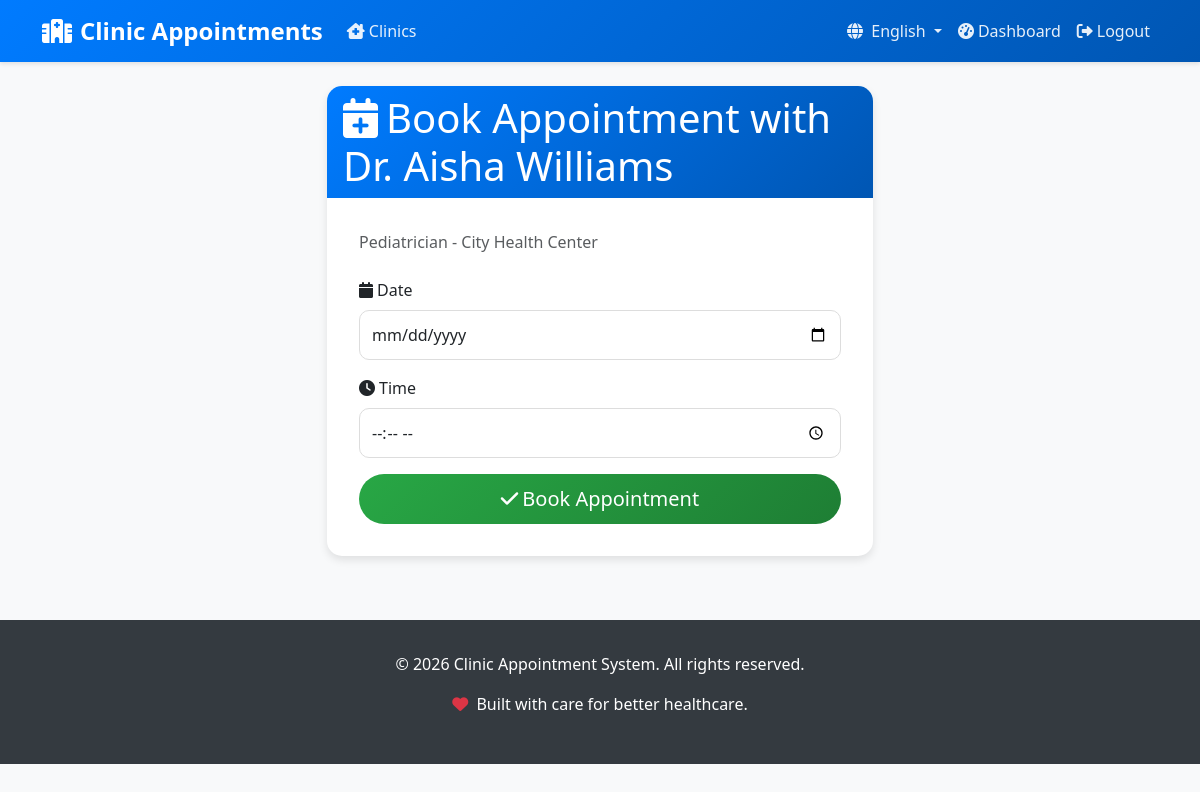
/doctors/6/book/ (signed in), run on an earlier commit of the app's database.
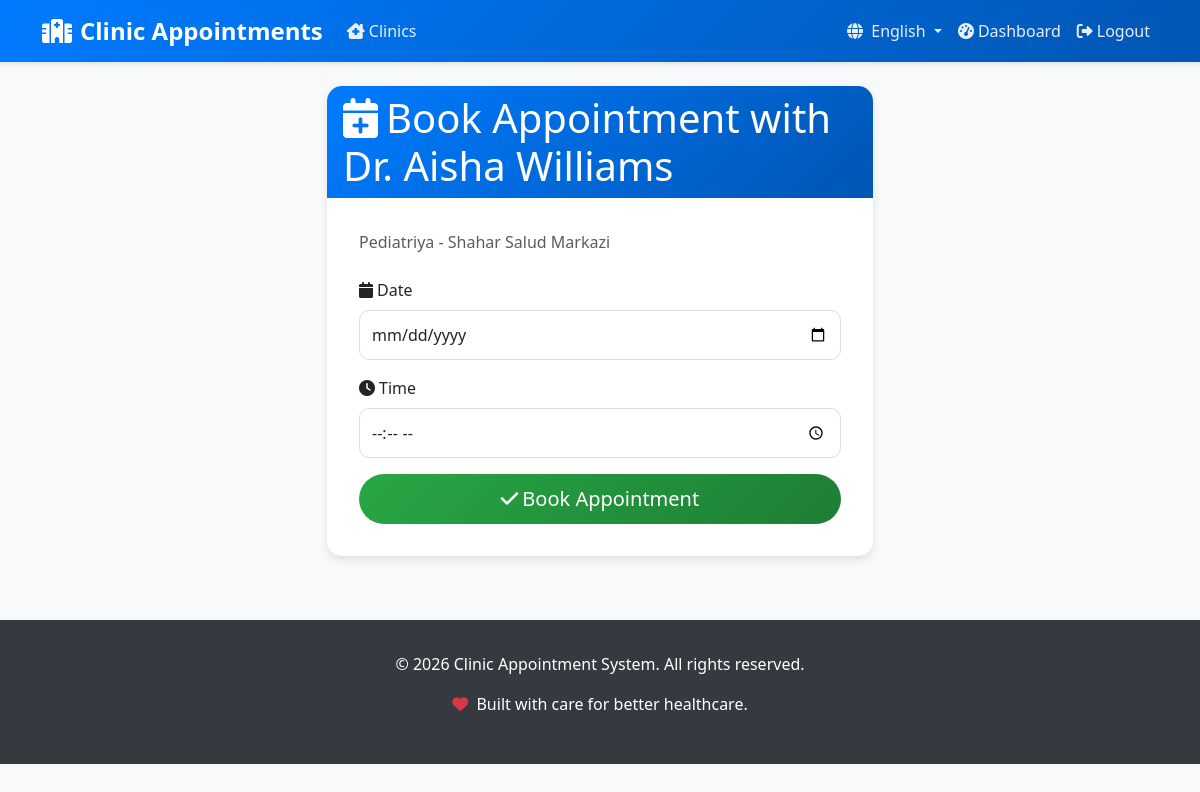
And on a later commit of the database.
### clinic/models.py (models this page shows, shortened)
class Doctor(models.Model):
    name = models.CharField(_('Name'), max_length=100)
    specialty = models.CharField(_('Specialty'), max_length=100)
    clinic = models.ForeignKey(Clinic, on_delete=models.CASCADE, verbose_name=_('Clinic'))
    class Meta:
        verbose_name = _('Doctor')
        verbose_name_plural = _('Doctors')

class Clinic(models.Model):
    name = models.CharField(_('Name'), max_length=100)
    address = models.TextField(_('Address'))
    description = models.TextField(_('Description'), blank=True)
    class Meta:
        verbose_name = _('Clinic')
        verbose_name_plural = _('Clinics')

### clinic/views.py (the view)
# urls.py: path('doctors/<int:doctor_id>/book/', views.book_appointment, name='book_appointment'),
@login_required
def book_appointment(request, doctor_id):
    doctor = get_object_or_404(Doctor, id=doctor_id)
    if request.method == 'POST':
        form = AppointmentForm(request.POST)
        if form.is_valid():
            appointment = form.save(commit=False)
            appointment.user = request.user
            appointment.doctor = doctor
            appointment.save()
            messages.success(request, _('Appointment booked successfully.'))
            return redirect('dashboard')
    else:
        form = AppointmentForm()
    return render(request, 'clinic/book_appointment.html', {'form': form, 'doctor': doctor})

### clinic/forms.py
class AppointmentForm(forms.ModelForm):
    class Meta:
        model = Appointment
        fields = ['date', 'time']
        widgets = {
            'date': forms.DateInput(attrs={
                'type': 'date',
                'class': 'form-control',
            }),
            'time': forms.TimeInput(attrs={
                'type': 'time',
                'class': 'form-control',
            }),
        }

### clinic/templates/clinic/book_appointment.html (shortened to what this page needs)
{% extends 'clinic/base.html' %}
{% load i18n %}
{% block content %}
<div class="row justify-content-center">
    <div class="col-lg-6 col-md-8">
        <div class="card">
            <div class="card-header">
                <h1 class="mb-0"><i class="fas fa-calendar-plus me-2"></i>{% trans "Book Appointment with" %} {{ doctor.name }}</h1>
            </div>
            <div class="card-body">
                <p class="text-muted mb-4">{{ doctor.specialty }} - {{ doctor.clinic.name }}</p>
                <form method="post">
                    <div class="mb-3">
                        <label for="{{ form.date.id_for_label }}" class="form-label"><i class="fas fa-calendar me-1"></i>{% trans "Date" %}</label>
                        {{ form.date }}
                    </div>
                    <div class="mb-3">
                        <label for="{{ form.time.id_for_label }}" class="form-label"><i class="fas fa-clock me-1"></i>{% trans "Time" %}</label>
                        {{ form.time }}
                    </div>
                    <div class="d-grid">
                        <button type="submit" class="btn btn-success btn-lg"><i class="fas fa-check me-1"></i>{% trans "Book Appointment" %}</button>
                    </div>
                </form>
            </div>
        </div>
    </div>
</div>
{% endblock %}

What changed in the data, as far as the page shows it:
changed Doctor "Dr. Aisha Williams": specialty "Pediatrician" → "Pediatriya"; clinic.name "City Health Center" → "Shahar Salud Markazi"
